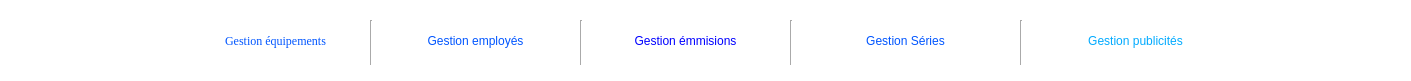
   <widget class="QWidget" name="widget" native="true">
    <property name="geometry">
     <rect>
      <x>0</x>
      <y>30</y>
      <width>1411</width>
      <height>81</height>
     </rect>
    </property>
    <property name="styleSheet">
     <string notr="true">
background-color: rgb(255, 255, 255);</string>
    </property>
    <widget class="QPushButton" name="gestion_employes_2">
     <property name="geometry">
      <rect>
       <x>190</x>
       <y>20</y>
       <width>171</width>
       <height>41</height>
      </rect>
     </property>
     <property name="font">
      <font>
       <family>Times New Roman</family>
       <pointsize>9</pointsize>
       <weight>50</weight>
       <italic>false</italic>
       <bold>false</bold>
      </font>
     </property>
     <property name="cursor">
      <cursorShape>PointingHandCursor</cursorShape>
     </property>
     <property name="styleSheet">
      <string notr="true">border-radius: 20px;
font: 9pt &quot;Times New Roman&quot;;
color: rgb(0, 85, 255);
background-color: rgb(255, 255, 255);
border: 2px solid #ffffff;</string>
     </property>
     <property name="text">
      <string>Gestion équipements</string>
     </property>
    </widget>
    <widget class="QPushButton" name="gestion_employes">
     <property name="geometry">
      <rect>
       <x>390</x>
       <y>20</y>
       <width>171</width>
       <height>41</height>
      </rect>
     </property>
     <property name="cursor">
      <cursorShape>PointingHandCursor</cursorShape>
     </property>
     <property name="styleSheet">
      <string notr="true">border-radius: 20px;
font: 9pt &quot;Times New Roman&quot;;
color: rgb(0, 85, 255);
background-color: rgb(255, 255, 255);
border: 2px solid #ffffff;</string>
     </property>
     <property name="text">
      <string>Gestion employés</string>
     </property>
    </widget>
    <widget class="QPushButton" name="gestion_emmissions">
     <property name="geometry">
      <rect>
       <x>590</x>
       <y>20</y>
       <width>191</width>
       <height>41</height>
      </rect>
     </property>
     <property name="palette">
      <palette>
       <active>
        <colorrole role="WindowText">
         <brush brushstyle="SolidPattern">
          <color alpha="255">
           <red>0</red>
           <green>0</green>
           <blue>255</blue>
          </color>
         </brush>
        </colorrole>
        <colorrole role="Button">
         <brush brushstyle="SolidPattern">
          <color alpha="255">
           <red>255</red>
           <green>255</green>
           <blue>255</blue>
          </color>
         </brush>
        </colorrole>
        <colorrole role="Text">
         <brush brushstyle="SolidPattern">
          <color alpha="255">
           <red>0</red>
           <green>0</green>
           <blue>255</blue>
          </color>
         </brush>
        </colorrole>
        <colorrole role="ButtonText">
         <brush brushstyle="SolidPattern">
          <color alpha="255">
           <red>0</red>
           <green>0</green>
           <blue>255</blue>
          </color>
         </brush>
        </colorrole>
        <colorrole role="Base">
         <brush brushstyle="SolidPattern">
          <color alpha="255">
           <red>255</red>
           <green>255</green>
           <blue>255</blue>
          </color>
         </brush>
        </colorrole>
        <colorrole role="Window">
         <brush brushstyle="SolidPattern">
          <color alpha="255">
           <red>255</red>
           <green>255</green>
           <blue>255</blue>
          </color>
         </brush>
        </colorrole>
        <colorrole role="PlaceholderText">
         <brush brushstyle="NoBrush">
          <color alpha="128">
           <red>0</red>
           <green>0</green>
           <blue>255</blue>
          </color>
         </brush>
        </colorrole>
       </active>
       <inactive>
        <colorrole role="WindowText">
         <brush brushstyle="SolidPattern">
          <color alpha="255">
           <red>0</red>
           <green>0</green>
           <blue>255</blue>
          </color>
         </brush>
        </colorrole>
        <colorrole role="Button">
         <brush brushstyle="SolidPattern">
          <color alpha="255">
           <red>255</red>
           <green>255</green>
           <blue>255</blue>
          </color>
         </brush>
        </colorrole>
        <colorrole role="Text">
         <brush brushstyle="SolidPattern">
          <color alpha="255">
           <red>0</red>
           <green>0</green>
           <blue>255</blue>
          </color>
         </brush>
        </colorrole>
        <colorrole role="ButtonText">
         <brush brushstyle="SolidPattern">
          <color alpha="255">
           <red>0</red>
           <green>0</green>
           <blue>255</blue>
          </color>
         </brush>
        </colorrole>
        <colorrole role="Base">
         <brush brushstyle="SolidPattern">
          <color alpha="255">
           <red>255</red>
           <green>255</green>
           <blue>255</blue>
          </color>
         </brush>
        </colorrole>
        <colorrole role="Window">
         <brush brushstyle="SolidPattern">
          <color alpha="255">
           <red>255</red>
           <green>255</green>
           <blue>255</blue>
          </color>
         </brush>
        </colorrole>
        <colorrole role="PlaceholderText">
         <brush brushstyle="NoBrush">
          <color alpha="128">
           <red>0</red>
           <green>0</green>
           <blue>255</blue>
          </color>
         </brush>
        </colorrole>
       </inactive>
       <disabled>
        <colorrole role="WindowText">
         <brush brushstyle="SolidPattern">
          <color alpha="255">
           <red>0</red>
           <green>0</green>
           <blue>255</blue>
          </color>
         </brush>
        </colorrole>
        <colorrole role="Button">
         <brush brushstyle="SolidPattern">
          <color alpha="255">
           <red>255</red>
           <green>255</green>
           <blue>255</blue>
          </color>
         </brush>
        </colorrole>
        <colorrole role="Text">
         <brush brushstyle="SolidPattern">
          <color alpha="255">
           <red>0</red>
           <green>0</green>
           <blue>255</blue>
          </color>
         </brush>
        </colorrole>
        <colorrole role="ButtonText">
         <brush brushstyle="SolidPattern">
          <color alpha="255">
           <red>0</red>
           <green>0</green>
           <blue>255</blue>
          </color>
         </brush>
        </colorrole>
        <colorrole role="Base">
         <brush brushstyle="SolidPattern">
          <color alpha="255">
           <red>255</red>
           <green>255</green>
           <blue>255</blue>
          </color>
         </brush>
        </colorrole>
        <colorrole role="Window">
         <brush brushstyle="SolidPattern">
          <color alpha="255">
           <red>255</red>
           <green>255</green>
           <blue>255</blue>
          </color>
         </brush>
        </colorrole>
        <colorrole role="PlaceholderText">
         <brush brushstyle="NoBrush">
          <color alpha="128">
           <red>0</red>
           <green>0</green>
           <blue>255</blue>
          </color>
         </brush>
        </colorrole>
       </disabled>
      </palette>
     </property>
     <property name="cursor">
      <cursorShape>PointingHandCursor</cursorShape>
     </property>
     <property name="styleSheet">
      <string notr="true">border-radius: 20px;
font: 9pt &quot;Times New Roman&quot;;
color: rgb(0, 0, 255);
background-color: rgb(255, 255, 255);
border: 2px solid #ffffff;</string>
     </property>
     <property name="text">
      <string>Gestion émmisions</string>
     </property>
    </widget>
    <widget class="QPushButton" name="gestion_series">
     <property name="geometry">
      <rect>
       <x>820</x>
       <y>20</y>
       <width>171</width>
       <height>41</height>
      </rect>
     </property>
     <property name="cursor">
      <cursorShape>PointingHandCursor</cursorShape>
     </property>
     <property name="styleSheet">
      <string notr="true">border-radius: 20px;
font: 9pt &quot;Times New Roman&quot;;
color: rgb(0, 85, 255);
background-color: rgb(255, 255, 255);
border: 2px solid #ffffff;</string>
     </property>
     <property name="text">
      <string>Gestion Séries</string>
     </property>
    </widget>
    <widget class="QPushButton" name="gestion_emmissions_2">
     <property name="geometry">
      <rect>
       <x>1050</x>
       <y>20</y>
       <width>171</width>
       <height>41</height>
      </rect>
     </property>
     <property name="cursor">
      <cursorShape>PointingHandCursor</cursorShape>
     </property>
     <property name="styleSheet">
      <string notr="true">border-radius: 20px;
font: 9pt &quot;Times New Roman&quot;;
color: rgb(0, 170, 255);
background-color: rgb(255, 255, 255);
border: 2px solid #ffffff;</string>
     </property>
     <property name="text">
      <string>Gestion publicités</string>
     </property>
    </widget>
    <widget class="Line" name="line">
     <property name="geometry">
      <rect>
       <x>370</x>
       <y>20</y>
       <width>3</width>
       <height>45</height>
      </rect>
     </property>
     <property name="font">
      <font>
       <family>Times New Roman</family>
      </font>
     </property>
     <property name="autoFillBackground">
      <bool>false</bool>
     </property>
     <property name="orientation">
      <enum>Qt::Vertical</enum>
     </property>
    </widget>
    <widget class="Line" name="line_2">
     <property name="geometry">
      <rect>
       <x>580</x>
       <y>20</y>
       <width>3</width>
       <height>45</height>
      </rect>
     </property>
     <property name="font">
      <font>
       <family>Times New Roman</family>
      </font>
     </property>
     <property name="autoFillBackground">
      <bool>false</bool>
     </property>
     <property name="orientation">
      <enum>Qt::Vertical</enum>
     </property>
    </widget>
    <widget class="Line" name="line_3">
     <property name="geometry">
      <rect>
       <x>790</x>
       <y>20</y>
       <width>3</width>
       <height>45</height>
      </rect>
     </property>
     <property name="font">
      <font>
       <family>Times New Roman</family>
      </font>
     </property>
     <property name="autoFillBackground">
      <bool>false</bool>
     </property>
     <property name="orientation">
      <enum>Qt::Vertical</enum>
     </property>
    </widget>
    <widget class="Line" name="line_4">
     <property name="geometry">
      <rect>
       <x>1020</x>
       <y>20</y>
       <width>3</width>
       <height>45</height>
      </rect>
     </property>
     <property name="font">
      <font>
       <family>Times New Roman</family>
      </font>
     </property>
     <property name="autoFillBackground">
      <bool>false</bool>
     </property>
     <property name="orientation">
      <enum>Qt::Vertical</enum>
     </property>
    </widget>
    <widget class="QLabel" name="label_2">
     <property name="geometry">
      <rect>
       <x>10</x>
       <y>-10</y>
       <width>121</width>
       <height>91</height>
      </rect>
     </property>
     <property name="text">
      <string/>
     </property>
     <property name="pixmap">
      <pixmap>../../../Downloads/logo_proj.jpg</pixmap>
     </property>
     <property name="scaledContents">
      <bool>true</bool>
     </property>
    </widget>
   </widget>
